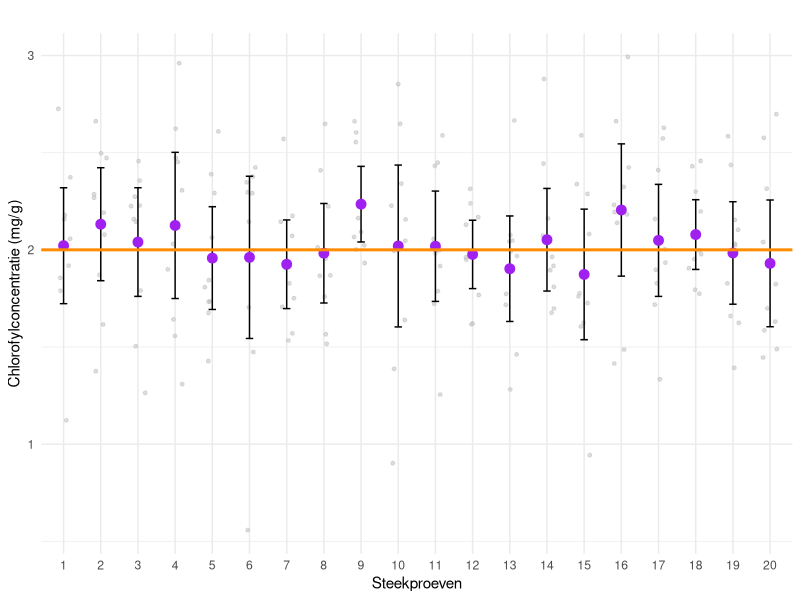
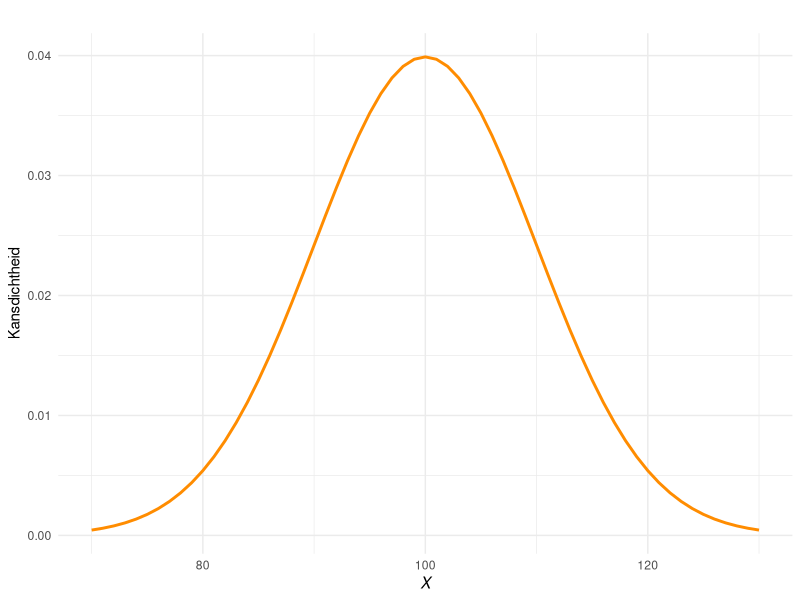
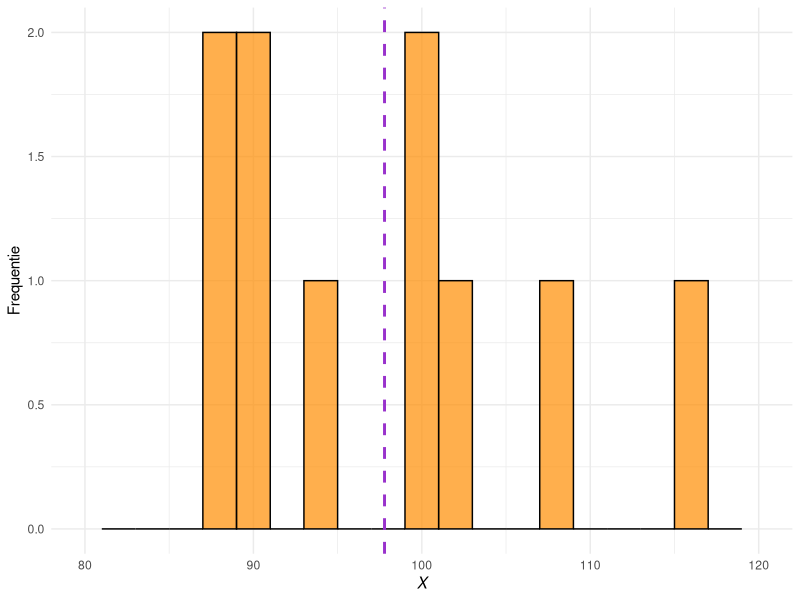
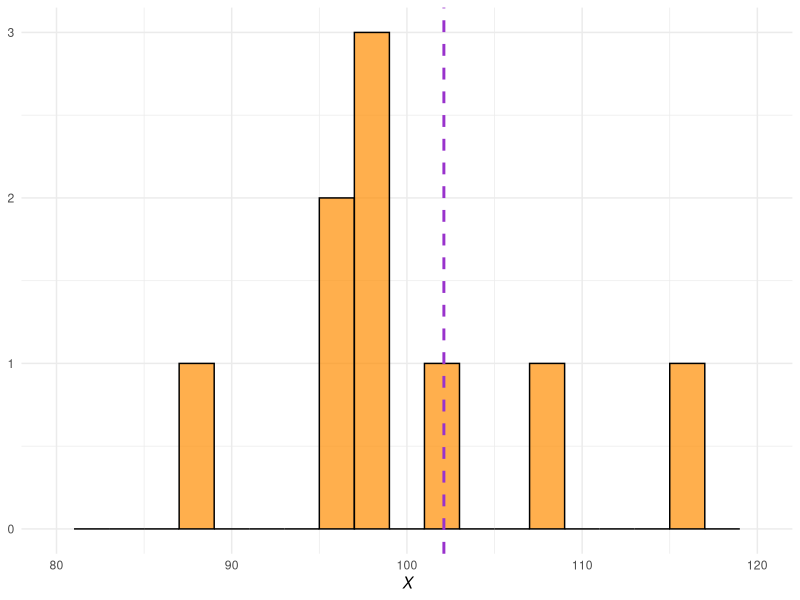
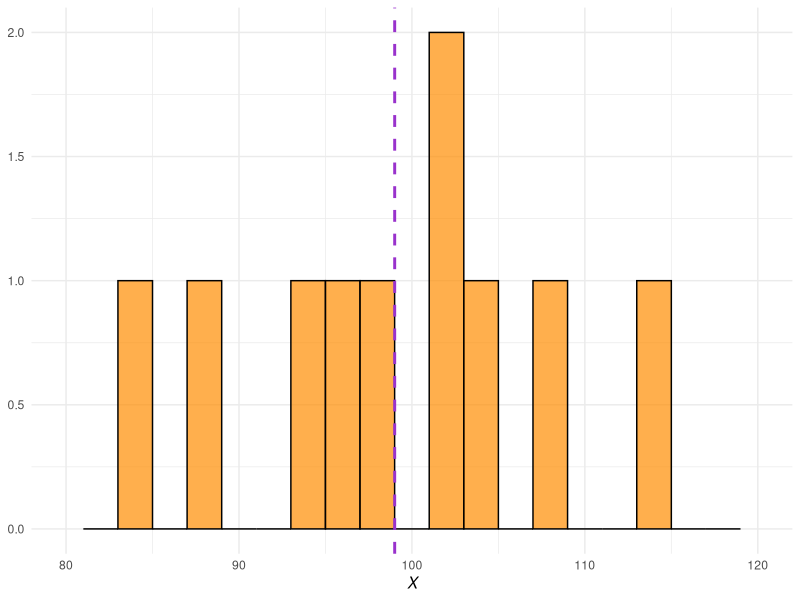
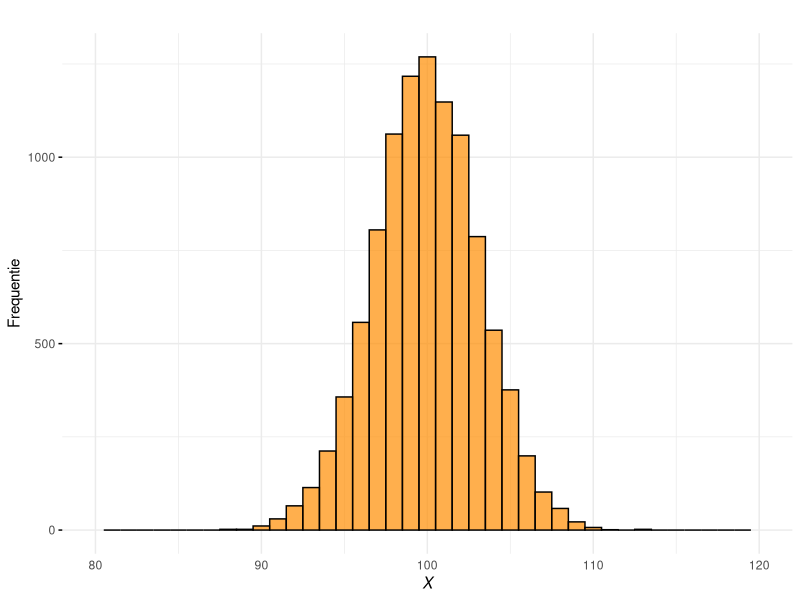
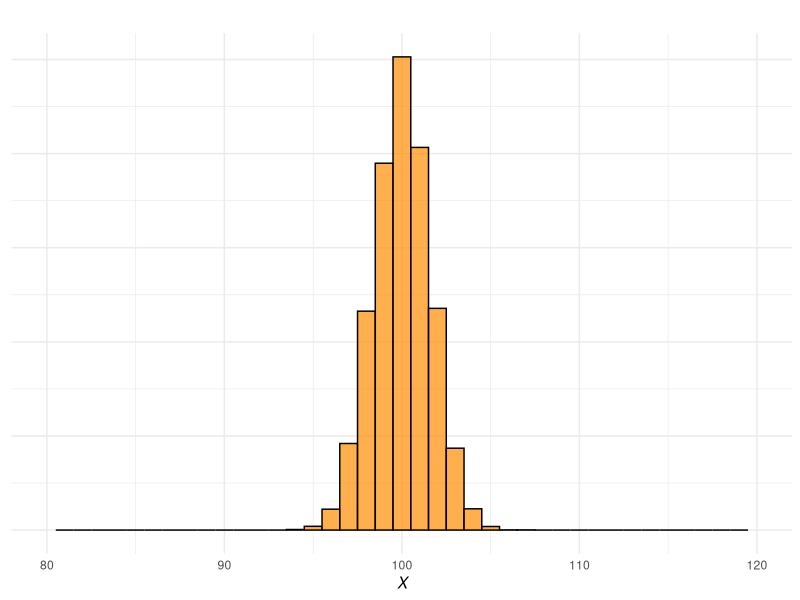
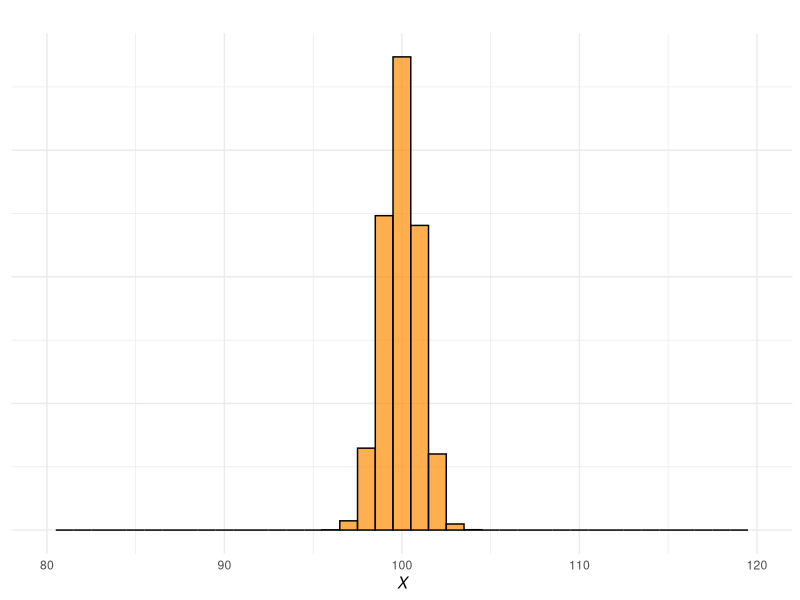

The R script that drew these images, in order:
## ---- chunk 1
#| code-fold: true
#| warning: false
#| fig-cap: "Illustratie van het concept van een betrouwbaarheidsinterval Getoond worden de 95%-betrouwbaarheidsintervallen van twintig onderzoekers die hetzelfde onderzoek hebben uitgevoerd om de gemiddelde chlorofylconcentratie te bepalen in de bladeren van tarweplanten. De ruwe datapunten zijn in lichtgrijs weergegeven, en de oranje lijn geeft het ware gemiddelde aan -- de populatieparameter."
#| label: fig-bhi

# Load ggplot if necessary
if (!("ggplot2" %in% loadedNamespaces())) {
  library(ggplot2)
}

# Parameters for the population distribution
true_mean <- 2.0
true_sd <- 0.4
n_samples <- 20
sample_size <- 10  # Number of data points in each sample

# Generate 20 random samples
set.seed(125)  # For reproducibility
samples <- replicate(n_samples, rnorm(sample_size, mean = true_mean, sd = true_sd), simplify = FALSE)

# Create a data frame for the individual data points
data_points <- data.frame(
  sample_id = rep(1:n_samples, each = sample_size),
  value = unlist(samples)
)

# Calculate means and 95% confidence intervals
ci_data <- data.frame(
  sample_id = 1:n_samples,
  mean = sapply(samples, mean),
  lower = sapply(samples, function(x) mean(x) - qt(0.975, df = sample_size - 1) * sd(x) / sqrt(sample_size)),
  upper = sapply(samples, function(x) mean(x) + qt(0.975, df = sample_size - 1) * sd(x) / sqrt(sample_size))
)

# Plot the data
ggplot() +
  # Jitter plot for the individual data points
  geom_jitter(
    data = data_points,
    aes(x = factor(sample_id), y = value),
    color = "gray",
    size = 1,
    width = 0.2,
    alpha = 0.5
  ) +
  # Error bars for the confidence intervals
  geom_errorbar(
    data = ci_data,
    aes(x = factor(sample_id), ymin = lower, ymax = upper),
    width = 0.2
  ) +
  # Points for the sample means
  geom_point(
    data = ci_data,
    aes(x = factor(sample_id), y = mean),
    color = "purple",
    size = 3
  ) +
  # Horizontal line for the true population mean
  geom_hline(
    yintercept = true_mean,
    color = "darkorange",
    linetype = "solid",
    size = 1
  ) +
  labs(
    x = "Steekproeven",
    y = "Chlorofylconcentratie (mg/g)",
    title = "",
  ) +
  theme_minimal() +
  theme(axis.text.x = element_text(angle = 0, hjust = 0.5))
## ---- chunk 2
#| code-fold: true
#| warning: false
#| fig-cap: "Een normaalverdeelde populatie met gemiddelde 100 en standaarddeviatie 10."
#| label: fig-populatie

# Load ggplot2 (ensure it is loaded only when necessary)
if (!("ggplot2" %in% loadedNamespaces())) { library(ggplot2) }

# Parameters for the normal distribution
m <- 100
s <- 10
xval <- seq(70, 130, 1)
pval <- dnorm(xval, mean = m, sd = s)
data <- data.frame(xval, pval)

# Plot the normal distribution with axis labels and fill color
ggplot(data, aes(x = xval, y = pval)) +
#  geom_area(fill = "darkorange", alpha = 0.7) +  # Fill with color and transparency
  geom_line(color = "darkorange", size = 1) +      # Line for the curve
  labs(
    x = expression(italic(X)),
    y = "Kansdichtheid",
    title = ""
  ) +
  theme_minimal()

## ---- chunk 3
#| fig-width: 2.5
#| fig-height: 2.5
#| fig-cap: "Histogrammen van steekproef 1."
#| label: fig-drie-steekproeven-1
#| code-fold: true
#| warning: false

# Laad ggplot2 indien nodig
if (!("ggplot2" %in% loadedNamespaces())) { library(ggplot2) }

# Parameters voor de normale verdeling
m <- 100
s <- 10
set.seed(130)  # Voor reproduceerbaarheid

# Genereer drie steekproeven van grootte 10
sample_size <- 10
sample1 <- rnorm(sample_size, mean = m, sd = s)
sample2 <- rnorm(sample_size, mean = m, sd = s)
sample3 <- rnorm(sample_size, mean = m, sd = s)

# Bereken steekproefgemiddelden
mean1 <- mean(sample1)
mean2 <- mean(sample2)
mean3 <- mean(sample3)

# Functie om een histogram te maken
create_histogram <- function(data, mean, y_label) {
  ggplot(data.frame(x = data), aes(x = x)) +
    geom_histogram(
      binwidth = 2, fill = "darkorange", alpha = 0.7, 
      color = "black", size = 0.5
    ) +
    geom_vline(
      xintercept = mean, 
      color = "DarkOrchid", linetype = "dashed", size = 1
    ) +
    xlim(80, 120) +
    labs(
      x = expression(italic(X)), 
      y = y_label
    ) +
    theme_minimal() +
    theme(
      plot.title = element_blank()
    )
}

# Maak de drie histogrammen
hist1 <- create_histogram(sample1, mean1, "Frequentie")
hist2 <- create_histogram(sample2, mean2, NULL)
hist3 <- create_histogram(sample3, mean3, NULL)

hist1
## ---- chunk 4
#| fig-width: 2.25
#| fig-height: 2.5
#| fig-cap: "Histogrammen van steekproef 2."
#| label: fig-drie-steekproeven-2
#| code-fold: true
#| warning: false

hist2

## ---- chunk 5
#| fig-width: 2.25
#| fig-height: 2.5
#| fig-cap: "Histogrammen van steekproef 3."
#| label: fig-drie-steekproeven-3
#| code-fold: true
#| warning: false

hist3

## ---- chunk 6
#| code-fold: true
#| warning: false
#| fig-cap: "Steekproef met $n = 10$"
#| label: fig-steekproevenverdelingen-1
#| fig-height: 2.5
#| fig-width: 2.5

# Laad ggplot2 indien nodig
if (!("ggplot2" %in% loadedNamespaces())) { 
  library(ggplot2) 
}

# Parameters instellen
nrep <- 10^4  # Aantal herhalingen
nvals <- c(10, 40, 100)  # Steekproefgroottes
m <- 100  # Populatiegemiddelde
s <- 10   # Populatiestandaarddeviatie
binwidth <- 1  # Binbreedte voor histogrammen

# Simuleer steekproefgemiddelden
sampleMeans <- matrix(nrow = nrep, ncol = length(nvals))

# Vul de matrix met steekproefgemiddelden
for (i in 1:length(nvals)) {
  for (j in 1:nrep) {
    sam <- rnorm(nvals[i], m, s)
    sampleMeans[j, i] <- mean(sam)
  }
}

# Zet de steekproefgemiddelden om naar een long-formaat data frame
sampleMeans <- data.frame(
  x = c(sampleMeans[, 1], sampleMeans[, 2], sampleMeans[, 3]),
  group = factor(
    rep(c("n = 10", "n = 40", "n = 100"), each = nrep),
    levels = c("n = 10", "n = 40", "n = 100")  # Zet natuurlijke volgorde
  )
)

# Bereken standaarddeviaties voor de normale verdelingen
sds <- c(s / sqrt(nvals[1]), s / sqrt(nvals[2]), s / sqrt(nvals[3]))

# Schaalfactor voor het aanpassen van de hoogte van de normale curve
scaling_factor <- nrep * binwidth

# Functie om een histogram te maken met een geschaalde normale curve
create_distribution_plot <- function(data, sd, label, y_label) {
  plot <- ggplot(data, aes(x = x)) +
    geom_histogram(
      binwidth = binwidth, fill = "darkorange", 
      color = "black", alpha = 0.7, size = 0.5
    ) +
#    stat_function(
#      fun = function(x) dnorm(x, mean = m, sd = sd) * scaling_factor, 
#      color = "DarkOrchid", size = 1
#    ) +
    xlim(80, 120) +
    labs(
      x = expression(italic(X)),  # LaTeX-stijl voor X
      title = label  # Titel is de groepslabel
    ) +
    theme_minimal() +
    theme(
      plot.title = element_text(hjust = 0.5, face = "bold"),
      axis.text.y = if (!y_label) element_blank() else element_text(),
      axis.ticks.y = if (!y_label) element_blank() else element_line()
    )
  
  # Voeg y-label toe indien nodig
  if (y_label) {
    plot <- plot + labs(y = "Frequentie")
  } else {
    plot <- plot + labs(y = NULL)
  }
  
  return(plot)
}

# Subsets van de data voor elke groep
data_n10 <- subset(sampleMeans, group == "n = 10")
data_n40 <- subset(sampleMeans, group == "n = 40")
data_n100 <- subset(sampleMeans, group == "n = 100")

# Maak afzonderlijke histogrammen
plot_n10 <- create_distribution_plot(data_n10, sds[1], "", TRUE)
plot_n40 <- create_distribution_plot(data_n40, sds[2], "", FALSE)
plot_n100 <- create_distribution_plot(data_n100, sds[3], "", FALSE)

plot_n10

## ---- chunk 7
#| code-fold: true
#| warning: false
#| fig-cap: "Steekproef met $n = 40$"
#| label: fig-steekproevenverdelingen-2
#| fig-height: 2.5
#| fig-width: 2.25

plot_n40

## ---- chunk 8
#| code-fold: true
#| warning: false
#| fig-cap: "Steekproef met $n = 100$"
#| label: fig-steekproevenverdelingen-3
#| fig-height: 2.5
#| fig-width: 2.25

plot_n100
